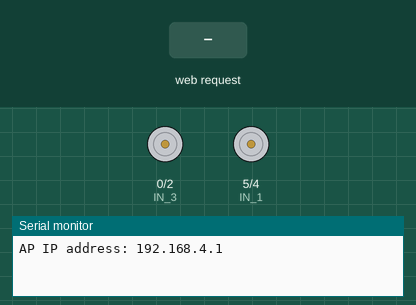
This sketch was run on a simulated ESP8266 (NodeMCU). Shown: motor-driver pin pairs drawn as motors (green arrow = first pin HIGH = forward, orange = second pin HIGH = backward, longer = more drive), the last lines printed to the serial monitor. The inputs (shaded band) are chosen by the test bench.

Above: at 1.2 s.
1.3 s: HTTP request GET /?State=F received
At 1.9 s:
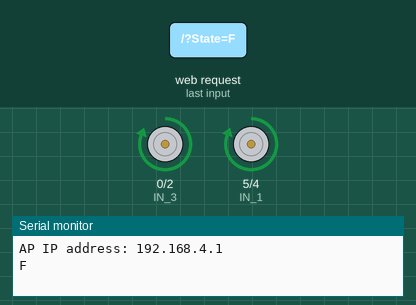
2.8 s: HTTP request GET /?State=B received
At 3.1 s:
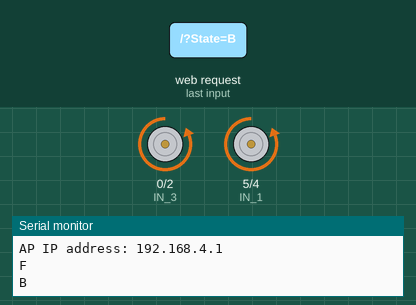
4.3 s: HTTP request GET /?State=L received
At 5.4 s:
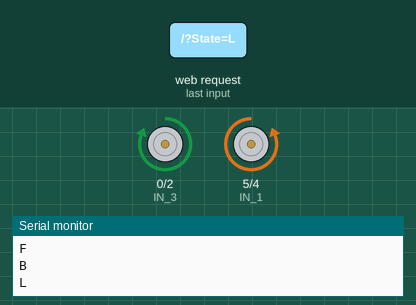
5.8 s: HTTP request GET /?State=R received
At 6.5 s:
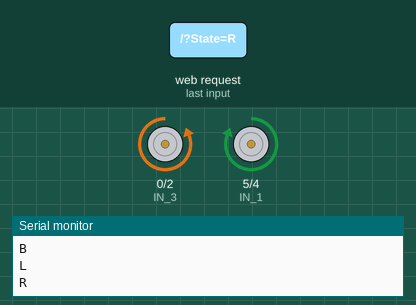
Timing chart, 0 to 8.3 s (numbered marks = the images above; inputs shaded):
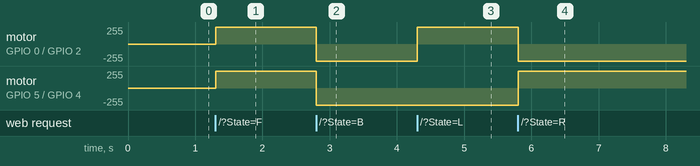

The sketch:

NodeMCU_Car.ino
```cpp
         // Enable/speed motors Left         GPIO12(D6)
#define IN_1  5          // L298N in1 motors Right           GPIO15(D8)
#define IN_2  4          // L298N in2 motors Right           GPIO13(D7)
#define IN_3  0           // L298N in3 motors Left            GPIO2(D4)
#define IN_4  2           // L298N in4 motors Left            GPIO0(D3)

#include <ESP8266WiFi.h>
#include <WiFiClient.h>
#include <ESP8266WebServer.h>

String command;             //String to store app command state.
int speedCar = 800;         // 400 - 1023.
int speed_Coeff = 3;

const char* ssid = "NodeMCU Car";
ESP8266WebServer server(80);

void setup() {

 pinMode(IN_1, OUTPUT);
 pinMode(IN_2, OUTPUT);
 pinMode(IN_3, OUTPUT);
 pinMode(IN_4, OUTPUT);

  Serial.begin(115200);

// Connecting WiFi

  WiFi.mode(WIFI_AP);
  WiFi.softAP(ssid);

  IPAddress myIP = WiFi.softAPIP();
  Serial.print("AP IP address: ");
  Serial.println(myIP);

 // Starting WEB-server
     server.on ( "/", HTTP_handleRoot );
     server.onNotFound ( HTTP_handleRoot );
     server.begin();
}

void goAhead(){

      digitalWrite(IN_1, HIGH);
      digitalWrite(IN_2, LOW);


      digitalWrite(IN_3, HIGH);
      digitalWrite(IN_4, LOW);

  }

void goBack(){

      digitalWrite(IN_1, LOW);
      digitalWrite(IN_2, HIGH);


      digitalWrite(IN_3, LOW);
      digitalWrite(IN_4, HIGH);

  }

void goRight(){

      digitalWrite(IN_1, HIGH);
      digitalWrite(IN_2, LOW);


      digitalWrite(IN_3, LOW);
      digitalWrite(IN_4, HIGH);

  }

void goLeft(){

      digitalWrite(IN_1, LOW);
      digitalWrite(IN_2, HIGH);


      digitalWrite(IN_3, HIGH);
      digitalWrite(IN_4, LOW);

  }

void goAheadRight(){

      digitalWrite(IN_1, HIGH);//LEFT
      digitalWrite(IN_2, LOW);


      digitalWrite(IN_3, LOW);//RIGHT
      digitalWrite(IN_4, LOW);

   }

void goAheadLeft(){

       digitalWrite(IN_1, LOW);//Left
      digitalWrite(IN_2, LOW);


      digitalWrite(IN_3, HIGH);//right
      digitalWrite(IN_4, LOW);

  }

void goBackRight(){

     digitalWrite(IN_1, LOW);//left
      digitalWrite(IN_2, HIGH);


      digitalWrite(IN_3, LOW);
      digitalWrite(IN_4, LOW);
  }

void goBackLeft(){

      digitalWrite(IN_1, LOW);
      digitalWrite(IN_2, LOW);


      digitalWrite(IN_3, LOW);
      digitalWrite(IN_4, HIGH);
  }

void stopRobot(){

      digitalWrite(IN_1, LOW);
      digitalWrite(IN_2, LOW);

      digitalWrite(IN_3, LOW);
      digitalWrite(IN_4, LOW);
 }

void loop() {
    server.handleClient();

      command = server.arg("State");
      if (command == "F") goAhead();
      else if (command == "B") goBack();
      else if (command == "L") goLeft();
      else if (command == "R") goRight();
      else if (command == "I") goAheadRight();
      else if (command == "G") goAheadLeft();
      else if (command == "J") goBackRight();
      else if (command == "H") goBackLeft();
      else if (command == "0") speedCar = 400;
      else if (command == "1") speedCar = 470;
      else if (command == "2") speedCar = 540;
      else if (command == "3") speedCar = 610;
      else if (command == "4") speedCar = 680;
      else if (command == "5") speedCar = 750;
      else if (command == "6") speedCar = 820;
      else if (command == "7") speedCar = 890;
      else if (command == "8") speedCar = 960;
      else if (command == "9") speedCar = 1023;
      else if (command == "S") stopRobot();
}

void HTTP_handleRoot(void) {

if( server.hasArg("State") ){
       Serial.println(server.arg("State"));
  }
  server.send ( 200, "text/html", "" );
  delay(1);
}
```

Measured:
- after the input at 1.3 s, motor on GPIO 0 (IN_3) / GPIO 2 (IN_4), motor on GPIO 5 (IN_1) / GPIO 4 (IN_2): stopped → forward 255/255 at once
- after the input at 2.8 s, motor on GPIO 0 (IN_3) / GPIO 2 (IN_4), motor on GPIO 5 (IN_1) / GPIO 4 (IN_2): forward 255/255 → backward 255/255 at once
- after the input at 4.3 s, motor on GPIO 0 (IN_3) / GPIO 2 (IN_4): backward 255/255 → forward 255/255 at once
- after the input at 5.8 s, motor on GPIO 0 (IN_3) / GPIO 2 (IN_4): forward 255/255 → backward 255/255 at once; motor on GPIO 5 (IN_1) / GPIO 4 (IN_2): backward 255/255 → forward 255/255 at once
